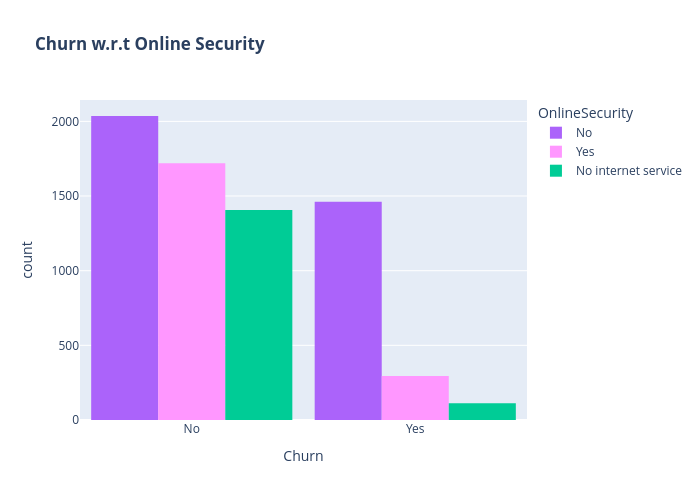

Notebook cell for this chart:
### Markdown cell above
It can be observed that the fraction of senior citizen is very less.
Most of the senior citizens churn.

### Code cell
color_map = {"Yes": "#FF97FF", "No": "#AB63FA"}
fig = px.histogram(df, x="Churn", color="OnlineSecurity", barmode="group", title="<b>Churn w.r.t Online Security</b>", color_discrete_map=color_map)
fig.update_layout(width=700, height=500, bargap=0.1)
fig.show()

### Figure 1 — Plotly figure (JSON) as saved in the notebook; plotly's stock layout.template omitted (floating-point values rounded to 4 significant figures; data arrays with more than 128 entries replaced by an {"elided": "..."} marker saying what was removed)
{"data": [{"alignmentgroup": "True", "bingroup": "x", "hovertemplate": "OnlineSecurity=No<br>Churn=%{x}<br>count=%{y}<extra></extra>", "legendgroup": "No", "marker": {"color": "#AB63FA", "pattern": {"shape": ""}}, "name": "No", "offsetgroup": "No", "orientation": "v", "showlegend": true, "type": "histogram", "x": {"elided": "3497 str values"}, "xaxis": "x", "yaxis": "y"}, {"alignmentgroup": "True", "bingroup": "x", "hovertemplate": "OnlineSecurity=Yes<br>Churn=%{x}<br>count=%{y}<extra></extra>", "legendgroup": "Yes", "marker": {"color": "#FF97FF", "pattern": {"shape": ""}}, "name": "Yes", "offsetgroup": "Yes", "orientation": "v", "showlegend": true, "type": "histogram", "x": {"elided": "2015 str values"}, "xaxis": "x", "yaxis": "y"}, {"alignmentgroup": "True", "bingroup": "x", "hovertemplate": "OnlineSecurity=No internet service<br>Churn=%{x}<br>count=%{y}<extra></extra>", "legendgroup": "No internet service", "marker": {"color": "#00cc96", "pattern": {"shape": ""}}, "name": "No internet service", "offsetgroup": "No internet service", "orientation": "v", "showlegend": true, "type": "histogram", "x": {"elided": "1520 str values"}, "xaxis": "x", "yaxis": "y"}], "layout": {"bargap": 0.1, "barmode": "group", "height": 500, "legend": {"title": {"text": "OnlineSecurity"}, "tracegroupgap": 0}, "title": {"text": "<b>Churn w.r.t Online Security</b>"}, "width": 700, "xaxis": {"anchor": "y", "domain": [0, 1], "title": {"text": "Churn"}}, "yaxis": {"anchor": "x", "domain": [0, 1], "title": {"text": "count"}}}}
